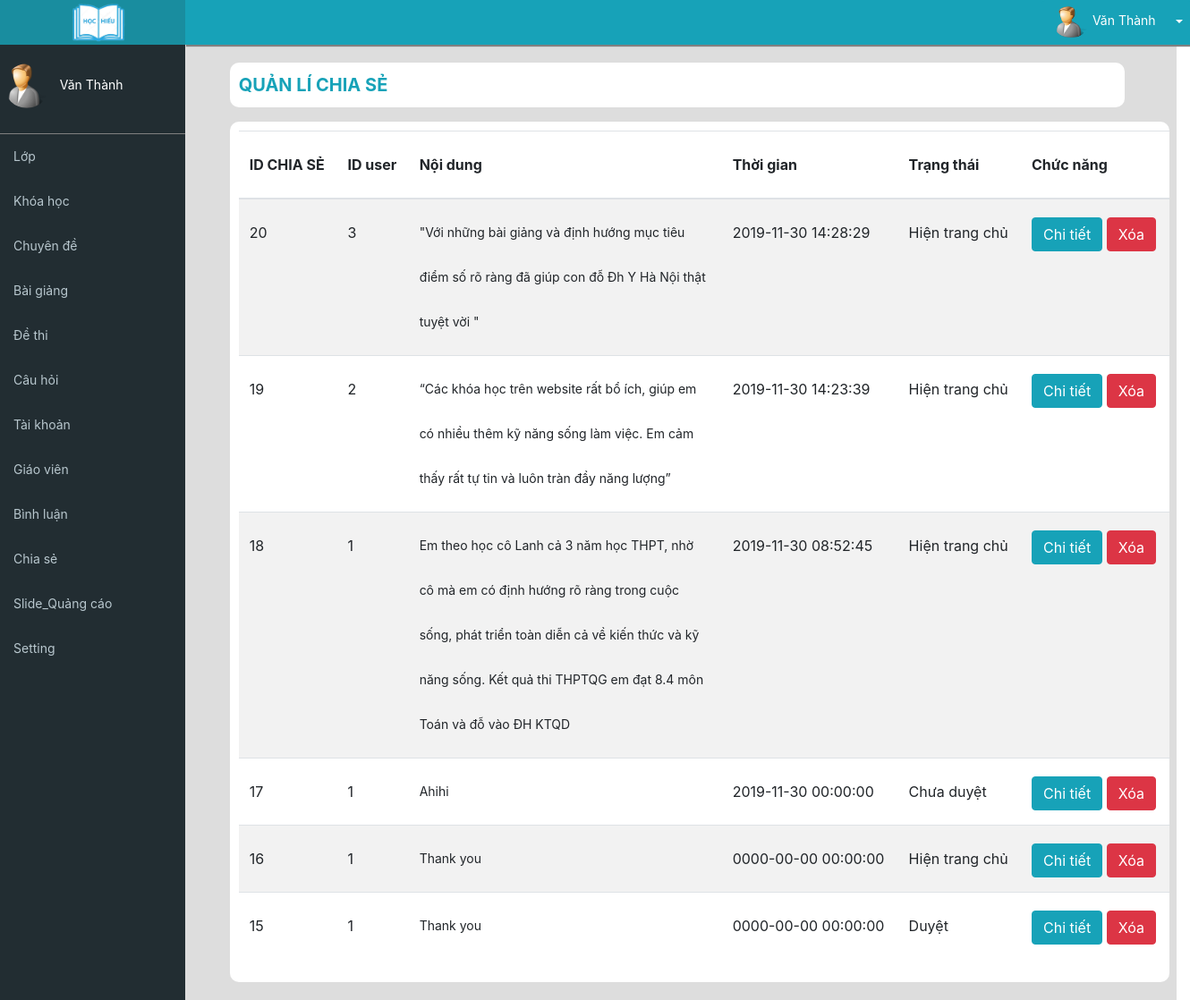
Screenshot of /admin/chiase.php (signed in) with the database file from the repository.
### tables this page shows
CREATE TABLE `setting` (
  `logo` varchar(250) NOT NULL,
  `email` varchar(250) NOT NULL,
  `sdt` int(11) NOT NULL
);

CREATE TABLE `users` (
  `id_user` int(11) NOT NULL,
  `username` varchar(200) NOT NULL,
  `password` varchar(200) NOT NULL,
  `name` varchar(200) NOT NULL,
  `phone_numbers` int(11) NOT NULL,
  `email` varchar(200) NOT NULL,
  `birthday` date NOT NULL,
  `address` varchar(250) NOT NULL,
  `gender` int(11) NOT NULL,
  `image` varchar(250) NOT NULL,
  `role_id` int(11) NOT NULL,
  `status` int(11) NOT NULL
);

CREATE TABLE `share` (
  `id_share` int(11) NOT NULL,
  `id_user` int(11) NOT NULL,
  `content` text NOT NULL,
  `status` int(11) NOT NULL,
  `date_time` datetime NOT NULL
);

### commont/connect.php (called while the page is built, shortened)
<?php
$hostname='localhost';
$username='root';
$password='';
$database='duan1';
$options = array(PDO::MYSQL_ATTR_INIT_COMMAND => "SET NAMES utf8");
try
{
  $conn= new PDO("mysql:host=$hostname;dbname=$database",$username,$password,$options);
  $conn->setAttribute(PDO::ATTR_ERRMODE,PDO::ERRMODE_EXCEPTION);
		$sqlshare="select * from share order by id_share desc ";
		$queryshare=$conn->prepare($sqlshare);
		$queryshare->execute();
		$rowshare= $queryshare->fetchAll(PDO::FETCH_ASSOC);
		 $sqlsetting ="select * from setting ";
		$querysetting =$conn->prepare($sqlsetting);
		$querysetting->execute();
		$rowsetting = $querysetting->fetch(PDO::FETCH_ASSOC);
 function users($id){
	  global $conn;
		$sql="select * from users where id_user={$id} ";
		$query=$conn->prepare($sql);
		$query->execute();
		$row= $query->fetch(PDO::FETCH_ASSOC);
    return $row;
		}
  } catch(Exception $e){
	echo $e.getMessage();
}
 ?>

### admin/chiase.php (the view, shortened to what this page needs)
<?php require "../commont/connect.php" ?>
<!DOCTYPE html>
<html>
<head>
	<link rel="stylesheet" href="cssadmin.css">
	<link rel="stylesheet" href="../public/css/bootstrap.min.css">
</head>
<body>
	<div class="w-100">
		<div class="row " style="width: 100%;height:800px">
 <?php include_once '../_share/admin/menu.php' ?>
		<div class="col-md-10" style="background: #ddd">
 <?php include_once '../_share/admin/header.php' ?>
			<div class="bodyad">
				<div class="thanbody">
				<p style="font-size: 20px;width:1000px;height:50px;background: white;line-height: 50px;padding-left: 10px;border-radius: 10px;color:#17a2b8;font-weight: bold"><?php if (isset($_GET['chitietshare'])){echo 'CHI TIẾT CHIA SẺ';}else {
					echo 'QUẢN LÍ CHIA SẺ';
				} ?>
				</p>
				<div class="noidung">
<?php if (!isset($_GET['chitietshare'])){ ?>
					<table class="table table-striped">
						<thead>
							<tr>
								<th>ID CHIA SẺ</th>
								<th>ID user</th>
								<th style="width:350px">Nội dung</th>
								<th>Thời gian</th>
								<th>Trạng thái</th>
								<th colspan="3">Chức năng</th>
							</tr>
						</thead>
						<tbody>
							<?php foreach ($rowshare as $value){?>
							<tr>
								<td><?php echo $value['id_share']; ?></td>
								<td><?php echo $value['id_user']; ?></td>
								<td style="font-size: 14px"><?php echo $value['content']; ?></td>
								<td><?php echo $value['date_time']; ?></td>
								<td><?php if ($value['status']==0) {echo "Chưa duyệt";}
								elseif($value['status']==1){echo 'Duyệt';}
								elseif($value['status']==2){echo 'Hiện trang chủ';}
								 ?></td>
								<td><a href="chiase.php?chitietshare=<?php echo $value['id_share']; ?> "  class="btn btn-info">Chi tiết</a>
								<a href="chiase.php?xoaid=<?php  echo $value['id_share'];  ?>" onclick="return confirm('Bạn có muốn xóa CHIA SẺ này')"  class="btn btn-danger">Xóa</a>
								</td>
							</tr>
						<?php } ?>
						</tbody>
					</table>
						<?php } ?>
				</div>
				</div>
			</div>
		</div>
		</div>
	</div>
</body>
</html>

### _share/admin/menu.php (shortened to what this page needs)
<div class="col-md-2" style="background: #222d32">
		<div style="height:50px;width:220px;background: #198d9f;text-align: center;">
			<img src="../image/<?php echo $rowsetting['logo']; ?>" style="width:70px;">
		</div>
		<div class="ten">
			<img src="../public/images/user/<?php echo users($_SESSION['account']['id'])['image']; ?>" style="width:50px;height:50px;border-radius: 100%;margin-left: 5px">
			&nbsp;&nbsp;<?php echo users($_SESSION['account']['id'])['name']; ?>
		</div>
		<div style="width: 210px;height:500px;font-size: 14px;color: #b8c7ce">
			<div class="boxmenu">
				<a href="danhmuc.php" class="thea5"><p>Lớp 	</p></a>
			</div>
			<div class="boxmenu">
				<a href="khoahoc.php" class="thea5"><p>Khóa học</p></a>
			</div>
			<div class="boxmenu">
				<a href="chuyende.php" class="thea5"><p>Chuyên đề</p></a>
			</div>
			<div class="boxmenu">
				<a href="baigiang.php" class="thea5"><p>Bài giảng</p></a>
			</div>
			<div class="boxmenu">
				<a href="dethi.php" class="thea5"><p>Đề thi</p></a>
			</div>
			<div class="boxmenu">
				<a href="cauhoi.php" class="thea5"><p>Câu hỏi</p></a>
			</div>
			<div class="boxmenu">
				<a href="taikhoan.php" class="thea5"><p>Tài khoản</p></a>
			</div>
			<div class="boxmenu">
				<a href="giaovien.php" class="thea5"><p>Giáo viên</p></a>
			</div>
			<div class="boxmenu">
				<a href="binhluan.php" class="thea5"><p>Bình luận</p></a>
			</div>
			<div class="boxmenu">
				<a href="chiase.php" class="thea5"><p>Chia sẻ</p></a>
			</div>
				<div class="boxmenu">
				<a href="slide.php" class="thea5"><p>Slide_Quảng cáo</p></a>
			</div>
				<div class="boxmenu">
				<a href="setting.php" class="thea5"><p>Setting</p></a>
			</div>
		</div>
	</div>

### _share/admin/header.php (shortened to what this page needs)
<div class="headerad" style="background: #17a2b8;border-radius: none">
				<div class="btn-group" style="float: right;">
				  <button type="button" class="btn btn-info" style="font-size: 14px">	<img src="../public/images/user/<?php echo users($_SESSION['account']['id'])['image']; ?>" style="width:40px;height:35px;border-radius: 100px;"> <?php echo users($_SESSION['account']['id'])['name']; ?> </button>
				  <button type="button" class="btn btn-info dropdown-toggle dropdown-toggle-split" data-toggle="dropdown" aria-haspopup="true" aria-expanded="false">
				  </button>
				</div>
	</div>

### admin/cssadmin.css (style rules this page uses)
* { margin:0px;padding:0px;box-sizing: border-box; }
.headerad { width: 1125px;height: 50px;background: white;margin-left: -15px;box-shadow: 2px 1px 1px 1px gray;border-radius: 0px }
.bodyad { width: 1120px;background: none;margin-top: 10px;border-radius: 10px }
.ten { width: 210px;height: 100px;background: none;border-bottom: 1px solid gray;font-size: 14px;color: white }
.boxmenu { width: 210px;height: 50px;line-height: 50px;background: none; }
.boxmenu p { margin-left: 15px }
.thea5 { color:#b8c7ce; }
.thanbody { width: 1050px;background: none;margin: auto;padding-top: 10px }
.noidung { width: 1050px;background: white;line-height: 50px;padding-left: 10px;border-radius: 10px;padding-top: 10px;padding-bottom:10px;margin-bottom: 20px }
table tr { width: 50px }

### rows the page displays
setting: logo (picture)
users: image (picture), name "Văn Thành"
share: id_share "20", id_user "3", content "\"Với những bài giảng và định hướng mục tiêu điểm số rõ ràng đã giúp con đỗ Đh Y Hà Nội thật tuyệt vời \"", date_time "2019-11-30 14:28:29", status "Hiện trang chủ"
share: id_share "19", id_user "2", content "“Các khóa học trên website rất bổ ích, giúp em có nhiều thêm kỹ năng sống làm việc. Em cảm thấy rất tự tin và luôn tràn đầy năng lượng”", date_time "2019-11-30 14:23:39", status "Hiện trang chủ"
share: id_share "18", id_user "1", content "Em theo học cô Lanh cả 3 năm học THPT, nhờ cô mà em có định hướng rõ ràng trong cuộc sống, phát triển toàn diễn cả về kiến thức và kỹ năng sống. Kết quả thi THPTQG em đạt 8.4 môn Toán và đỗ vào ĐH KTQD", date_time "2019-11-30 08:52:45", status "Hiện trang chủ"
share: id_share "17", id_user "1", content "Ahihi", date_time "2019-11-30 00:00:00", status "Chưa duyệt"
share: id_share "16", id_user "1", content "Thank you", date_time "0000-00-00 00:00:00", status "Hiện trang chủ"
share: id_share "15", id_user "1", content "Thank you", date_time "0000-00-00 00:00:00", status "Duyệt"
